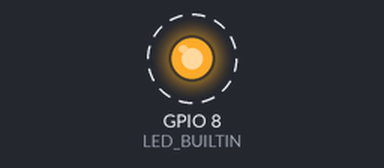
Bench run of a sketch on a simulated ESP32-C3. On the bench: output pins drawn as LEDs (lit = HIGH). Dashed ring = blinking.

Above: at 0.2 s.
Timing chart, 0 to 3.0 s (numbered marks = the images above):
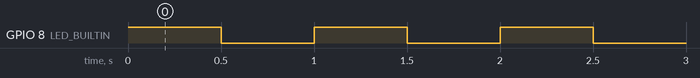

The sketch:

esp32c3_blink.ino
```cpp
#ifndef LED_BUILTIN
#define LED_BUILTIN 8
#endif

void setup() {
  pinMode(LED_BUILTIN, OUTPUT);
}

void loop() {
  digitalWrite(LED_BUILTIN, HIGH);
  delay(500);
  digitalWrite(LED_BUILTIN, LOW);
  delay(500);
}
```

Measured:
- by itself, GPIO 8 (LED_BUILTIN): alternates HIGH for 0.50 s and LOW for 0.50 s
